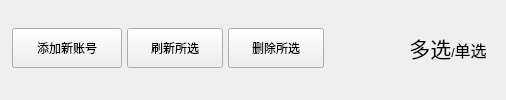
                <widget class="QWidget" name="widget_page_users_up" native="true">
                 <layout class="QHBoxLayout" name="horizontalLayout_4">
                  <property name="spacing">
                   <number>5</number>
                  </property>
                  <property name="leftMargin">
                   <number>12</number>
                  </property>
                  <property name="topMargin">
                   <number>12</number>
                  </property>
                  <property name="rightMargin">
                   <number>12</number>
                  </property>
                  <property name="bottomMargin">
                   <number>16</number>
                  </property>
                  <item>
                   <widget class="QPushButton" name="pushButton_page_users_up_addUser">
                    <property name="minimumSize">
                     <size>
                      <width>110</width>
                      <height>40</height>
                     </size>
                    </property>
                    <property name="text">
                     <string>添加新账号</string>
                    </property>
                    <property name="icon">
                     <iconset resource="img.qrc">
                      <normaloff>:/widget_Sidebar/images/User_Page_Add.png</normaloff>:/widget_Sidebar/images/User_Page_Add.png</iconset>
                    </property>
                    <property name="iconSize">
                     <size>
                      <width>30</width>
                      <height>30</height>
                     </size>
                    </property>
                   </widget>
                  </item>
                  <item>
                   <widget class="QPushButton" name="pushButton_page_users_up_refreshUser">
                    <property name="minimumSize">
                     <size>
                      <width>96</width>
                      <height>40</height>
                     </size>
                    </property>
                    <property name="text">
                     <string>刷新所选</string>
                    </property>
                    <property name="icon">
                     <iconset resource="img.qrc">
                      <normaloff>:/widget_Sidebar/images/User_Page_Refresh.png</normaloff>:/widget_Sidebar/images/User_Page_Refresh.png</iconset>
                    </property>
                    <property name="iconSize">
                     <size>
                      <width>30</width>
                      <height>30</height>
                     </size>
                    </property>
                   </widget>
                  </item>
                  <item>
                   <widget class="QPushButton" name="pushButton_page_users_up_deleteUser">
                    <property name="minimumSize">
                     <size>
                      <width>96</width>
                      <height>40</height>
                     </size>
                    </property>
                    <property name="text">
                     <string>删除所选</string>
                    </property>
                    <property name="icon">
                     <iconset resource="img.qrc">
                      <normaloff>:/widget_Sidebar/images/User_Page_Delete.png</normaloff>:/widget_Sidebar/images/User_Page_Delete.png</iconset>
                    </property>
                    <property name="iconSize">
                     <size>
                      <width>30</width>
                      <height>30</height>
                     </size>
                    </property>
                   </widget>
                  </item>
                  <item>
                   <spacer name="horizontalSpacer_10">
                    <property name="orientation">
                     <enum>Qt::Horizontal</enum>
                    </property>
                    <property name="sizeType">
                     <enum>QSizePolicy::Expanding</enum>
                    </property>
                    <property name="sizeHint" stdset="0">
                     <size>
                      <width>40</width>
                      <height>20</height>
                     </size>
                    </property>
                   </spacer>
                  </item>
                  <item>
                   <widget class="MyQWidget" name="widget_page_users_up_setChoice" native="true">
                    <property name="sizePolicy">
                     <sizepolicy hsizetype="Minimum" vsizetype="Preferred">
                      <horstretch>0</horstretch>
                      <verstretch>0</verstretch>
                     </sizepolicy>
                    </property>
                    <property name="minimumSize">
                     <size>
                      <width>125</width>
                      <height>0</height>
                     </size>
                    </property>
                    <layout class="QHBoxLayout" name="horizontalLayout_5">
                     <property name="spacing">
                      <number>2</number>
                     </property>
                     <property name="leftMargin">
                      <number>4</number>
                     </property>
                     <property name="topMargin">
                      <number>2</number>
                     </property>
                     <property name="rightMargin">
                      <number>4</number>
                     </property>
                     <property name="bottomMargin">
                      <number>2</number>
                     </property>
                     <item>
                      <widget class="MyQLabel" name="label_page_users_up_setChoice_icon">
                       <property name="maximumSize">
                        <size>
                         <width>30</width>
                         <height>30</height>
                        </size>
                       </property>
                       <property name="text">
                        <string/>
                       </property>
                       <property name="pixmap">
                        <pixmap resource="img.qrc">:/widget_Sidebar/images/User_Page_setChoice_Choices.png</pixmap>
                       </property>
                       <property name="scaledContents">
                        <bool>true</bool>
                       </property>
                       <property name="indent">
                        <number>0</number>
                       </property>
                      </widget>
                     </item>
                     <item>
                      <widget class="MyQLabel" name="label_page_users_up_setChoice">
                       <property name="sizePolicy">
                        <sizepolicy hsizetype="Fixed" vsizetype="Preferred">
                         <horstretch>0</horstretch>
                         <verstretch>0</verstretch>
                        </sizepolicy>
                       </property>
                       <property name="text">
                        <string>&lt;html&gt;&lt;head/&gt;&lt;body&gt;&lt;p&gt;&lt;span style=&quot; font-size:16pt;&quot;&gt;多选&lt;/span&gt;/&lt;span style=&quot; font-size:12pt;&quot;&gt;单选&lt;/span&gt;&lt;/p&gt;&lt;/body&gt;&lt;/html&gt;</string>
                       </property>
                       <property name="alignment">
                        <set>Qt::AlignCenter</set>
                       </property>
                       <property name="margin">
                        <number>0</number>
                       </property>
                       <property name="indent">
                        <number>0</number>
                       </property>
                      </widget>
                     </item>
                    </layout>
                   </widget>
                  </item>
                 </layout>
                </widget>
